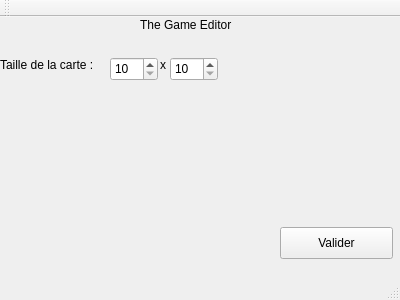
<?xml version="1.0" encoding="UTF-8"?>
<ui version="4.0">
 <class>MainWindow</class>
 <widget class="QMainWindow" name="MainWindow">
  <property name="geometry">
   <rect>
    <x>0</x>
    <y>0</y>
    <width>400</width>
    <height>300</height>
   </rect>
  </property>
  <property name="windowTitle">
   <string>MainWindow</string>
  </property>
  <widget class="QWidget" name="centralWidget">
   <widget class="QLabel" name="label">
    <property name="geometry">
     <rect>
      <x>140</x>
      <y>0</y>
      <width>101</width>
      <height>16</height>
     </rect>
    </property>
    <property name="text">
     <string>The Game Editor</string>
    </property>
   </widget>
   <widget class="QLabel" name="label_2">
    <property name="geometry">
     <rect>
      <x>0</x>
      <y>40</y>
      <width>111</width>
      <height>16</height>
     </rect>
    </property>
    <property name="text">
     <string>Taille de la carte :</string>
    </property>
   </widget>
   <widget class="QSpinBox" name="spinBox">
    <property name="geometry">
     <rect>
      <x>170</x>
      <y>40</y>
      <width>48</width>
      <height>24</height>
     </rect>
    </property>
    <property name="minimum">
     <number>10</number>
    </property>
   </widget>
   <widget class="QSpinBox" name="spinBox_2">
    <property name="geometry">
     <rect>
      <x>110</x>
      <y>40</y>
      <width>48</width>
      <height>24</height>
     </rect>
    </property>
    <property name="minimum">
     <number>10</number>
    </property>
   </widget>
   <widget class="QLabel" name="label_3">
    <property name="geometry">
     <rect>
      <x>160</x>
      <y>40</y>
      <width>59</width>
      <height>16</height>
     </rect>
    </property>
    <property name="text">
     <string>x</string>
    </property>
   </widget>
   <widget class="QPushButton" name="pushButton">
    <property name="geometry">
     <rect>
      <x>280</x>
      <y>210</y>
      <width>113</width>
      <height>32</height>
     </rect>
    </property>
    <property name="text">
     <string>Valider</string>
    </property>
   </widget>
  </widget>
  <widget class="QMenuBar" name="menuBar">
   <property name="geometry">
    <rect>
     <x>0</x>
     <y>0</y>
     <width>400</width>
     <height>22</height>
    </rect>
   </property>
  </widget>
  <widget class="QToolBar" name="mainToolBar">
   <attribute name="toolBarArea">
    <enum>TopToolBarArea</enum>
   </attribute>
   <attribute name="toolBarBreak">
    <bool>false</bool>
   </attribute>
  </widget>
  <widget class="QStatusBar" name="statusBar"/>
 </widget>
 <layoutdefault spacing="6" margin="11"/>
 <resources/>
 <connections/>
</ui>
